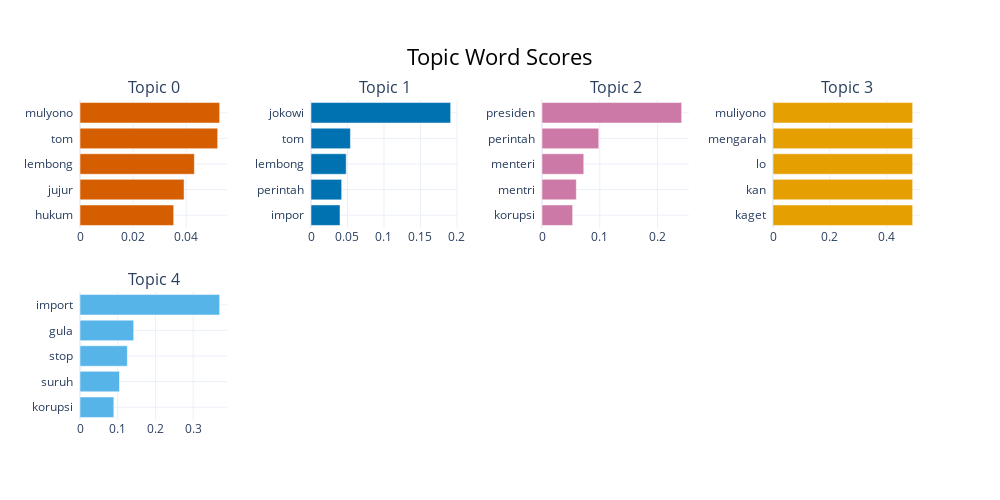

Source (notebook cell):
### Code cell
model.visualize_barchart()

### Figure 1 — Plotly figure (JSON) as saved in the notebook; plotly's stock layout.template omitted (floating-point values rounded to 4 significant figures)
{"data": [{"marker": {"color": "#D55E00"}, "orientation": "h", "type": "bar", "x": [0.03529, 0.0392, 0.04308, 0.05186, 0.0526], "xaxis": "x", "y": ["hukum  ", "jujur  ", "lembong  ", "tom  ", "mulyono  "], "yaxis": "y"}, {"marker": {"color": "#0072B2"}, "orientation": "h", "type": "bar", "x": [0.03972, 0.04202, 0.04821, 0.05399, 0.1913], "xaxis": "x2", "y": ["impor  ", "perintah  ", "lembong  ", "tom  ", "jokowi  "], "yaxis": "y2"}, {"marker": {"color": "#CC79A7"}, "orientation": "h", "type": "bar", "x": [0.05304, 0.05938, 0.07228, 0.09824, 0.2418], "xaxis": "x3", "y": ["korupsi  ", "mentri  ", "menteri  ", "perintah  ", "presiden  "], "yaxis": "y3"}, {"marker": {"color": "#E69F00"}, "orientation": "h", "type": "bar", "x": [0.4903, 0.4903, 0.4903, 0.4903, 0.4903], "xaxis": "x4", "y": ["kaget  ", "kan  ", "lo  ", "mengarah  ", "muliyono  "], "yaxis": "y4"}, {"marker": {"color": "#56B4E9"}, "orientation": "h", "type": "bar", "x": [0.08964, 0.1047, 0.1255, 0.1423, 0.3702], "xaxis": "x5", "y": ["korupsi  ", "suruh  ", "stop  ", "gula  ", "import  "], "yaxis": "y5"}], "layout": {"annotations": [{"font": {"size": 16}, "showarrow": false, "text": "Topic 0", "x": 0.0875, "xanchor": "center", "xref": "paper", "y": 1, "yanchor": "bottom", "yref": "paper"}, {"font": {"size": 16}, "showarrow": false, "text": "Topic 1", "x": 0.3625, "xanchor": "center", "xref": "paper", "y": 1, "yanchor": "bottom", "yref": "paper"}, {"font": {"size": 16}, "showarrow": false, "text": "Topic 2", "x": 0.6375, "xanchor": "center", "xref": "paper", "y": 1, "yanchor": "bottom", "yref": "paper"}, {"font": {"size": 16}, "showarrow": false, "text": "Topic 3", "x": 0.9125, "xanchor": "center", "xref": "paper", "y": 1, "yanchor": "bottom", "yref": "paper"}, {"font": {"size": 16}, "showarrow": false, "text": "Topic 4", "x": 0.0875, "xanchor": "center", "xref": "paper", "y": 0.4, "yanchor": "bottom", "yref": "paper"}], "height": 500, "hoverlabel": {"bgcolor": "white", "font": {"family": "Rockwell", "size": 16}}, "showlegend": false, "title": {"font": {"color": "Black", "size": 22}, "text": "Topic Word Scores", "x": 0.5, "xanchor": "center", "yanchor": "top"}, "width": 1000, "xaxis": {"anchor": "y", "autorange": true, "domain": [0, 0.175], "range": [0, 0.05537], "showgrid": true, "type": "linear"}, "xaxis2": {"anchor": "y2", "autorange": true, "domain": [0.275, 0.45], "range": [0, 0.2014], "showgrid": true, "type": "linear"}, "xaxis3": {"anchor": "y3", "autorange": true, "domain": [0.55, 0.725], "range": [0, 0.2545], "showgrid": true, "type": "linear"}, "xaxis4": {"anchor": "y4", "autorange": true, "domain": [0.825, 1], "range": [0, 0.5162], "showgrid": true, "type": "linear"}, "xaxis5": {"anchor": "y5", "autorange": true, "domain": [0, 0.175], "range": [0, 0.3897], "showgrid": true, "type": "linear"}, "xaxis6": {"anchor": "y6", "domain": [0.275, 0.45], "showgrid": true}, "xaxis7": {"anchor": "y7", "domain": [0.55, 0.725], "showgrid": true}, "xaxis8": {"anchor": "y8", "domain": [0.825, 1], "showgrid": true}, "yaxis": {"anchor": "x", "autorange": true, "domain": [0.6, 1], "range": [-0.5, 4.5], "showgrid": true, "type": "category"}, "yaxis2": {"anchor": "x2", "autorange": true, "domain": [0.6, 1], "range": [-0.5, 4.5], "showgrid": true, "type": "category"}, "yaxis3": {"anchor": "x3", "autorange": true, "domain": [0.6, 1], "range": [-0.5, 4.5], "showgrid": true, "type": "category"}, "yaxis4": {"anchor": "x4", "autorange": true, "domain": [0.6, 1], "range": [-0.5, 4.5], "showgrid": true, "type": "category"}, "yaxis5": {"anchor": "x5", "autorange": true, "domain": [0, 0.4], "range": [-0.5, 4.5], "showgrid": true, "type": "category"}, "yaxis6": {"anchor": "x6", "domain": [0, 0.4], "showgrid": true}, "yaxis7": {"anchor": "x7", "domain": [0, 0.4], "showgrid": true}, "yaxis8": {"anchor": "x8", "domain": [0, 0.4], "showgrid": true}}}
